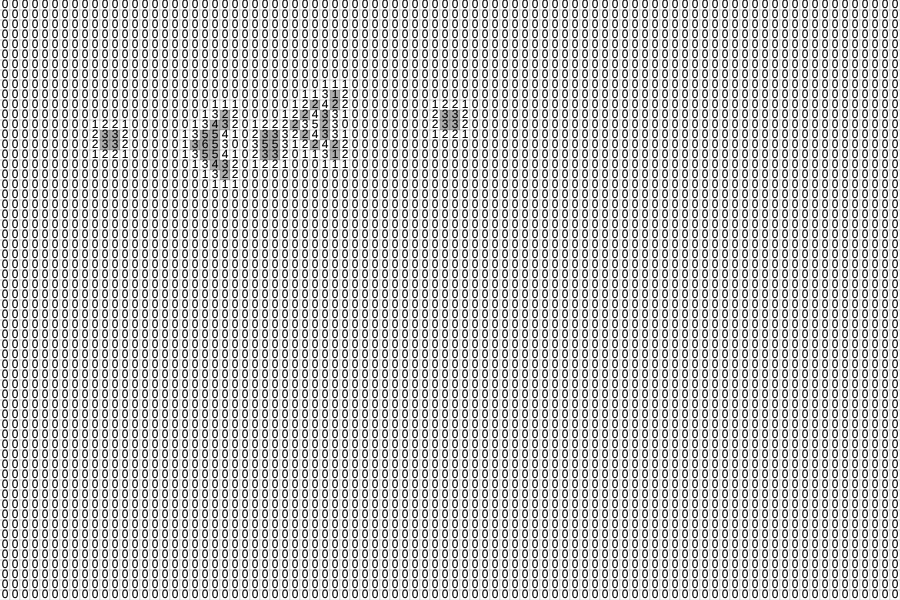
Frame 1 (no input)
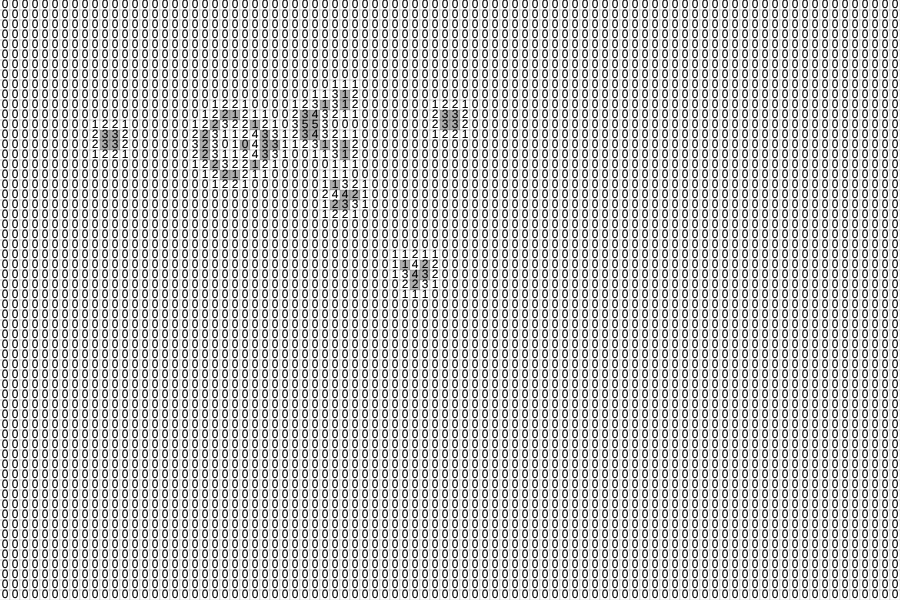
Frame 60 (no input)
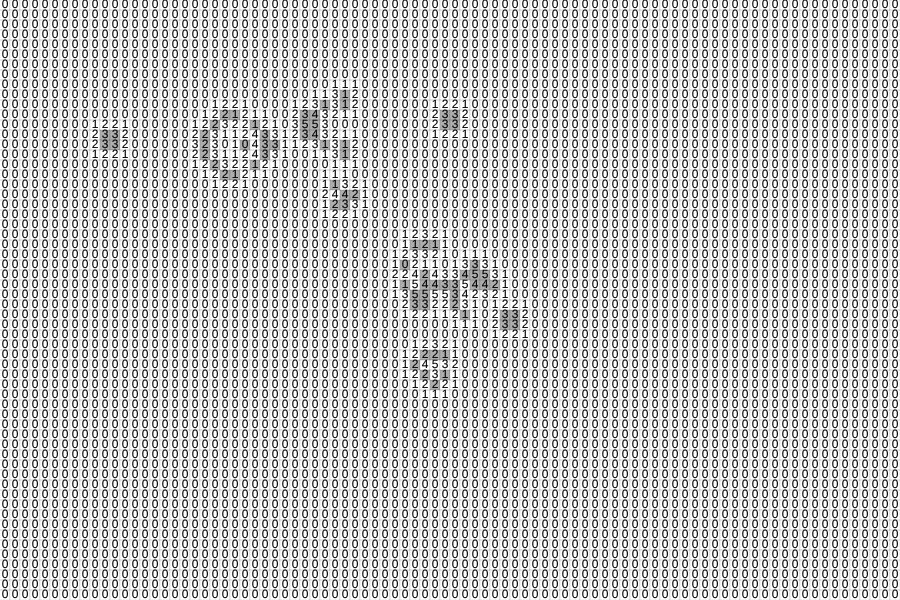
Frame 120 (the mouse pressed at the canvas centre since frame 60)

The p5.js sketch that drew these frames (run headless with seeded random() and noise() and a simulated clock; from frame 60 on, the mouse is pressed at the canvas centre):

// p5.js sketch
// ── sketch.js
let matrix, next; // 2d arrays [rows][cols]
let sz, cols, rows;


function setup() {
  createCanvas(900, 600);
  strokeWeight(0.1);
  textAlign(CENTER, CENTER);
  //noLoop();
  init();
}

function draw() {
  step();
  
  let gx = floor((mouseX / width) * cols);
  let gy = floor((mouseY / height) * rows);
  if (gx >+ 0 && gx < cols && gy >= 0 && gy < rows) {
    matrix[gy][gx] = 1; // enable cells with mouse
  }
  
  background(255);
  for (let j = 0; j < rows; j++) {
    for (let i = 0; i < cols; i++) {
      stroke(0);
      noFill();
      let current = matrix[j][i];
      if (current) fill(0, 82);
      square(i * sz, j * sz, sz);
      fill(0);
      text(neighbors(j, i), i * sz + sz / 2, j * sz + sz / 2);
    }
  }
}

function step() {
  for (let j = 0; j < rows; j++) {
    for (let i = 0; i < cols; i++) {
      let current = matrix[j][i];
      let num = neighbors(j, i);
      next[j][i] = current; // start with current value
      if (current && num < 2) next[j][i] = 0; // loneliness
      if (current && num > 3) next[j][i] = 0; // overcrowding
      if (!current && num === 3) next[j][i] = 1;// reproduction
    }
  }
  matrix = next;
  next = [...Array(rows)].map((_) => Array(cols).fill(0)); // clear
}

// Moore neighborhood
function neighbors(y, x) {
  let count = 0;
  for (let i = -1; i <= 1; i++) {
    for (let j = -1; j <= 1; j++) {
      if (i !== 0 || j !== 0) {
        
        let my = (y + j + rows) % rows;
        let mx = (x + i + cols) % cols;
        count += matrix[my][mx];
      }
    }
  }
  return count;
}

function init() {
  sz = 10;
  lineIdx = 0;
  cols = width / sz;
  rows = height / sz;
  matrix = [...Array(rows)].map((y) => Array(cols).fill(0));
  next = [...Array(rows)].map((y) => Array(cols).fill(0));
  
  // demo [glider, gliderGun, or rpentomino]
  gliderGun.forEach(([y,x]) => matrix[y][x] = 1);
}

let glider = [[9,20], [10,21], [11,19], [11,20], [11,21]] ;
let gliderGun =[[9,34], [10,32], [10,34], [11,22], [11,23], [11,30], [11,31], [11,44], [11,45], [12,21], [12,25], [12,30], [12,31], [12,44], [12,45], [13,10], [13,11], [13,20], [13,26], [13,30], [13,31], [14,10], [14,11], [14,20], [14,24], [14,26], [14,27], [14,32], [14,34], [15,20], [15,26], [15,34], [16,21], [16,25], [17,22], [17,23]] ;
//let rpentomino = [[9,10], [9,11], [10,9], [10,10], [11,10]] ;
